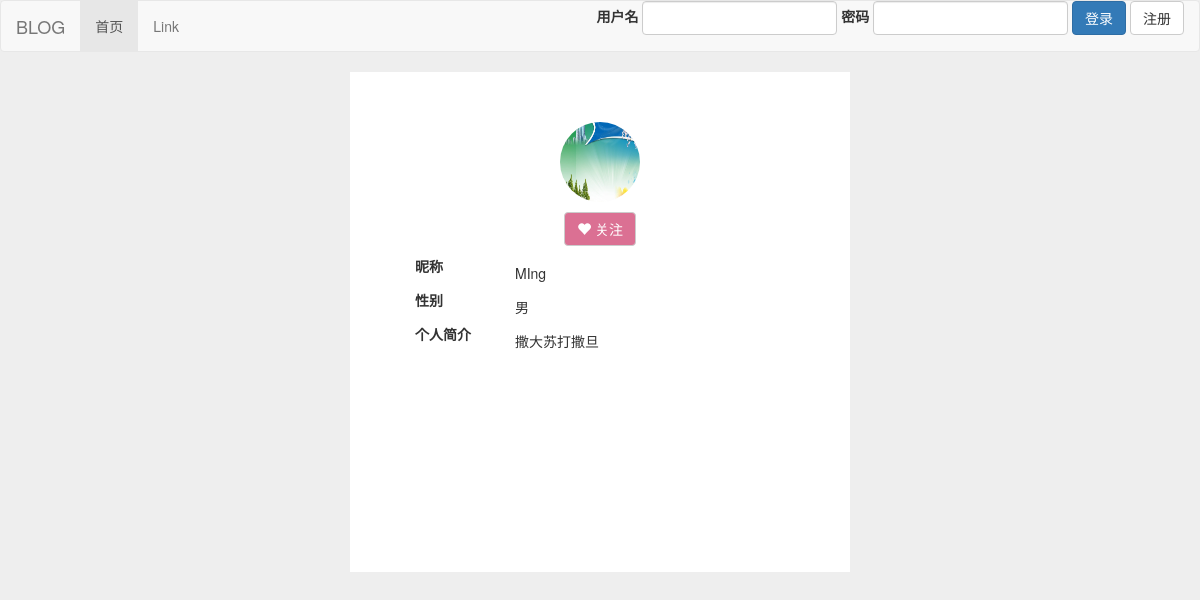
Page /uindex/1 on the committed database.
### app01/models.py (models this page shows)
class UserInfo(models.Model):
    user_info_id = models.AutoField(primary_key=True,verbose_name="用户ID")
    nickname = models.CharField(max_length=32, verbose_name='昵称',null=True)  # 昵称
    sex = models.IntegerField(verbose_name="性别",default=1)  # 性别
    mobile = models.CharField(max_length=11, blank=True, null=True, unique=True, verbose_name='手机号码')
    intro = models.CharField(max_length=200, blank=True, null=False)  # 个人简介，限制200个字符
    avatar = models.ImageField(upload_to='avatar/', max_length=200, default="avatar/default.png", blank=True, verbose_name="头像")  # 头像，未设置即为默认
    uid=models.ForeignKey("User",on_delete=models.CASCADE)

### app01/views.py (the view)
# urls.py: path('uindex/<int:user_id>',views.userindex)
def userindex(request, user_id):
    if request.method == "GET":
        u = UserInfo.objects.filter(uid=user_id)
        if list(u):
            uinfo = u.values("user_info_id", "nickname", "sex", "mobile", "intro", "avatar", "uid")
            return render(request, "userinfo.html", {"uinfo": uinfo[0]})
        else:
            return redirect("/index.html")

### app01/myMiddle.py (called while the page is built)
    def process_request(self, request):
        user = request.session.get("userinfo")
        if not user:  # 如果用户未登录,访问如下链接跳转至登录页面
            perssion_list = [
                "/update_user/",
                "/upload_avatar/",
                "/pub_article/",
                "/show_my_article/",
                "/update_article/",
                "/del_article/",
                "/post_comment/"
            ]
            path = re.sub(r'\d+', "", request.path)
            if path in perssion_list:
                return redirect("/login.html")

### templates/userinfo.html (shortened to what this page needs)
<!DOCTYPE html>
<html lang="en">
<head>
    <link rel="stylesheet" href="/static/plugin/bootstrap-3.3.7-dist/css/bootstrap.css">
</head>
<body style="background-color: #eee">
{% include 'header.html' %}
<div style="width: 500px; height:500px;margin: 0 auto;background-color: white;padding: 50px">
    <p align="center"><img src="/upload/{{ uinfo.avatar }}" alt="头像" class="img-circle"
                           style="width: 80px;height: 80px;"></p>
    {% if request.session.userinfo.0.user_id == uinfo.uid %}
        <p align="center">
            <a href>关注（0）</a>
            <a href="">粉丝（0）</a>
        </p>
    {% else %}
        <p align="center">
            <a class="btn btn-default" href="" style="color: white;background-color:palevioletred">
                <span class="glyphicon glyphicon-heart" style="line-height: 15px" aria-hidden="true"></span>&nbsp;<span>关注</span>
            </a>
        </p>
    {% endif %}
    <div class="form-group">
        <label class="col-sm-3 control-label">昵称</label>
        <div class="col-sm-9">
            <p class="form-control-static">
                {% if uinfo.nickname == None or uinfo.nickname == "" %}
                    未填
                {% else %}
                    {{ uinfo.nickname }}
                {% endif %}
            </p>
        </div>
    </div>
    <div class="form-group">
        <label class="col-sm-3 control-label">性别</label>
        <div class="col-sm-9">
            <p class="form-control-static">{% if uinfo.sex == 1 %}男
            {% else %}
                女
            {% endif %}
            </p>
        </div>
    </div>
    <div class="form-group">
        <label class="col-sm-3 control-label">个人简介</label>
        <div class="col-sm-9">
            <div class="form-control-static">
                                {% if uinfo.intro == None or uinfo.intro == "" %}
                    这个人太懒了，什么都没有写
                {% else %}
                    {{ uinfo.intro }}
                {% endif %}
            </div>
        </div>
    </div>
</div>
</body>
</html>

### rows in the picture
UserInfo: avatar (picture), nickname "MIng", intro "撒大苏打撒旦"
